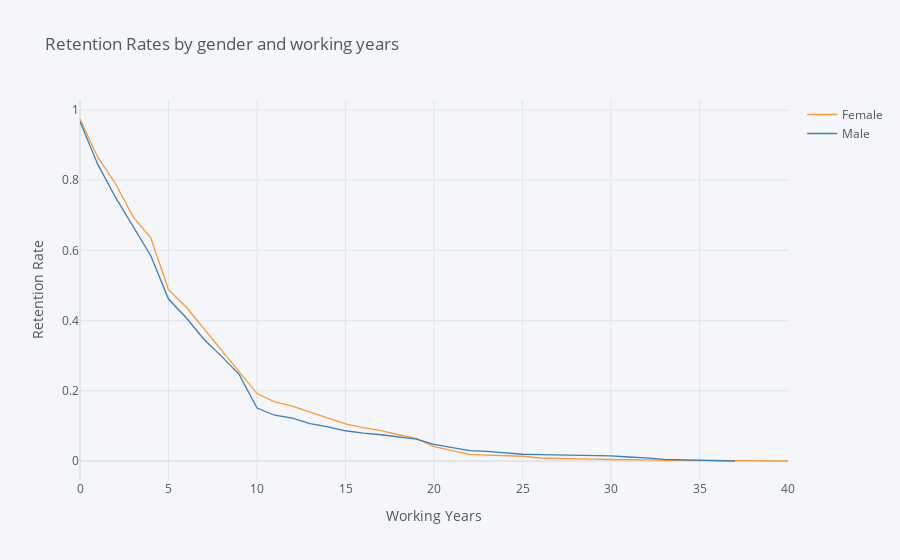

Notebook cell for this chart:
### Markdown cell above
## 2. Compare the plot above with one that plots employee retention rates by gender over the number of years the employee has been working for the company.

### Code cell
rates = survival(data, 'Gender','YearsAtCompany','DailyRate')
rates.iplot(kind='line', xTitle='Years at company', yTitle='Retention Rate',
            title='Retention Rates by gender and working years')

### Figure 1 — Plotly figure (JSON) as saved in the notebook; plotly's stock layout.template omitted (floating-point values rounded to 4 significant figures)
{"data": [{"line": {"color": "rgba(255, 153, 51, 1.0)", "dash": "solid", "shape": "linear", "width": 1.3}, "mode": "lines", "name": "Female", "text": "", "type": "scatter", "x": [0, 1, 2, 3, 4, 5, 6, 7, 8, 9, 10, 11, 12, 13, 14, 15, 16, 17, 18, 19, 20, 21, 22, 23, 24, 25, 26, 27, 29, 30, 31, 32, 33, 34, 36, 37, 40], "y": [0.9745, 0.8656, 0.7908, 0.6956, 0.6361, 0.4881, 0.4388, 0.3776, 0.3146, 0.2534, 0.1922, 0.1684, 0.1565, 0.1395, 0.1224, 0.1054, 0.09524, 0.08673, 0.07483, 0.06463, 0.04082, 0.03061, 0.01871, 0.01701, 0.01531, 0.01361, 0.008503, 0.006803, 0.005102, 0.004252, 0.004252, 0.003401, 0.001701, 0.0008503, 0.0008503, 0.0008503, 0]}, {"line": {"color": "rgba(55, 128, 191, 1.0)", "dash": "solid", "shape": "linear", "width": 1.3}, "mode": "lines", "name": "Male", "text": "", "type": "scatter", "x": [0, 1, 2, 3, 4, 5, 6, 7, 8, 9, 10, 11, 12, 13, 14, 15, 16, 17, 18, 19, 20, 21, 22, 23, 24, 25, 26, 27, 29, 30, 31, 32, 33, 34, 36, 37, 40], "y": [0.9671, 0.8458, 0.7517, 0.6701, 0.585, 0.4615, 0.4082, 0.3469, 0.2982, 0.246, 0.1508, 0.1304, 0.1224, 0.1066, 0.09751, 0.08617, 0.07937, 0.07483, 0.06803, 0.06236, 0.04762, 0.03855, 0.02948, 0.02721, 0.02268, 0.01927, 0.01814, 0.01701, 0.01587, 0.01474, 0.01134, 0.00907, 0.004535, 0.003401, 0.001134, 0, ""]}], "layout": {"legend": {"bgcolor": "#F5F6F9", "font": {"color": "#4D5663"}}, "paper_bgcolor": "#F5F6F9", "plot_bgcolor": "#F5F6F9", "title": {"font": {"color": "#4D5663"}, "text": "Retention Rates by gender and working years"}, "xaxis": {"gridcolor": "#E1E5ED", "showgrid": true, "tickfont": {"color": "#4D5663"}, "title": {"font": {"color": "#4D5663"}, "text": "Working Years"}, "zerolinecolor": "#E1E5ED"}, "yaxis": {"gridcolor": "#E1E5ED", "showgrid": true, "tickfont": {"color": "#4D5663"}, "title": {"font": {"color": "#4D5663"}, "text": "Retention Rate"}, "zerolinecolor": "#E1E5ED"}}}
